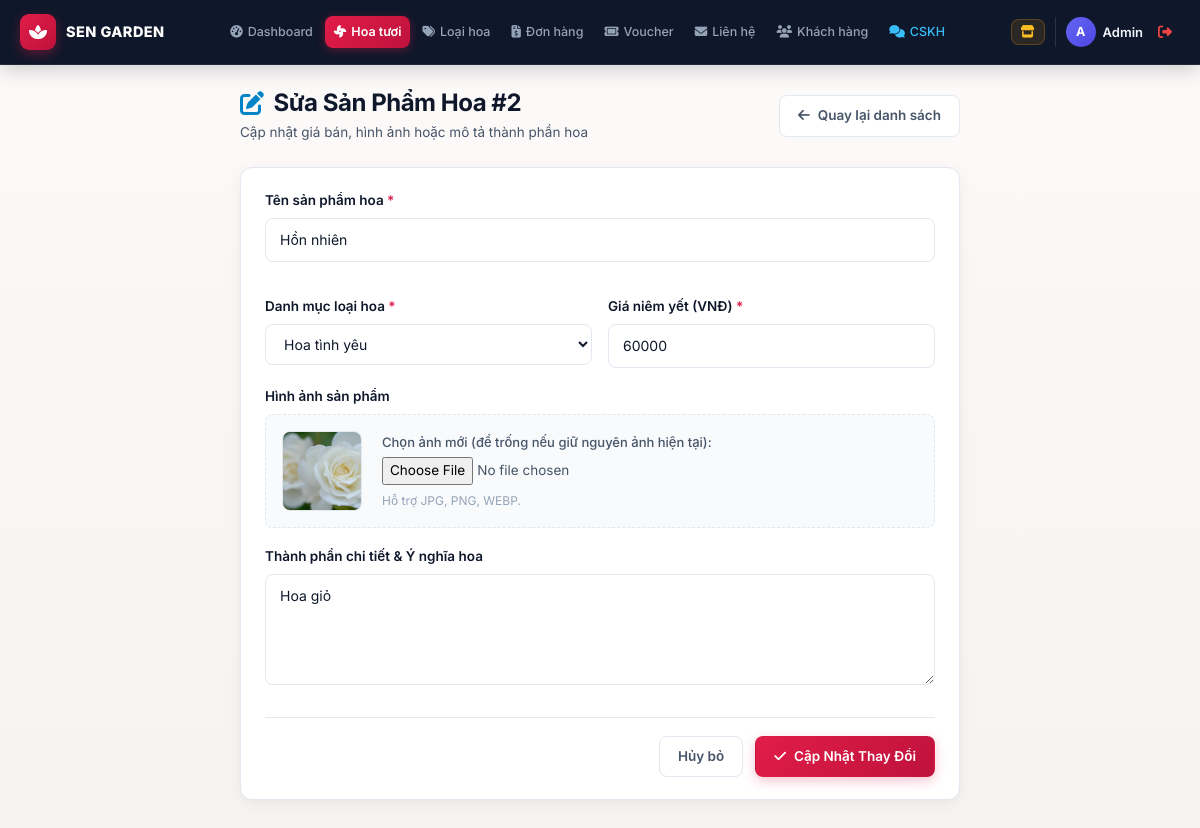
/admin/suahoa.php?MaHoa=2 (signed in), run on the app's committed database.
### tables this page shows
CREATE TABLE `hoa` (
  `MaHoa` int(11) NOT NULL,
  `MaLoai` int(11) NOT NULL,
  `TenHoa` varchar(50) NOT NULL,
  `GiaBan` int(11) NOT NULL,
  `ThanhPhan` varchar(250) NOT NULL,
  `Hinh` varchar(50) NOT NULL
);

CREATE TABLE `loaihoa` (
  `MaLoai` int(11) NOT NULL,
  `TenLoai` varchar(50) NOT NULL
);

### DataProvider.php (called while the page is built, shortened)
<?php
class DataProvider
{
	public static function ExecuteQuery($sql)
	{
		$mysqli = new mysqli(DB_HOST, DB_USER, DB_PASS, DB_NAME) or
			die ("couldn't connect to database");
		$mysqli->query("set names 'utf8mb4'");
		$result = $mysqli->query($sql);
		return $result;
	}
}
?>

### admin/suahoa.php (the view, shortened to what this page needs)
<?php
include_once '../DataProvider.php';
$maHoa = intval($_GET['MaHoa']);
$rsHoa = DataProvider::ExecuteQuery("SELECT * FROM hoa WHERE MaHoa = $maHoa");
$hoa = mysqli_fetch_assoc($rsHoa);
require_once '../includes/header.php';
include_once 'nav.php';
$rsLoai = DataProvider::ExecuteQuery("SELECT * FROM loaihoa ORDER BY TenLoai ASC");
?>
<div class="admin-container" style="max-width: 760px;">
    <div class="admin-page-header">
        <div class="header-left">
            <h2><i class="fa-solid fa-pen-to-square" style="color: #0284c7;"></i> Sửa Sản Phẩm Hoa #<?php echo $hoa['MaHoa']; ?></h2>
            <p>Cập nhật giá bán, hình ảnh hoặc mô tả thành phần hoa</p>
        </div>
        <div class="header-actions">
            <a href="quanlyhoa.php" class="admin-btn admin-btn-outline">
                <i class="fa-solid fa-arrow-left"></i> Quay lại danh sách
            </a>
        </div>
    </div>
    <div class="admin-card">
        <div class="admin-card-body">
            <form method="post" enctype="multipart/form-data">
                <div style="display: grid; grid-template-columns: 1fr 1fr; gap: 16px;">
                    <div class="admin-form-group" style="grid-column: 1 / -1;">
                        <label for="txtTenHoa">Tên sản phẩm hoa <span style="color: #e11d48;">*</span></label>
                        <input type="text" id="txtTenHoa" name="txtTenHoa" class="admin-form-control" value="<?php echo htmlspecialchars($hoa['TenHoa']); ?>" required>
                    </div>
                    <div class="admin-form-group">
                        <label for="cboLoai">Danh mục loại hoa <span style="color: #e11d48;">*</span></label>
                        <select id="cboLoai" name="cboLoai" class="admin-form-control" required>
                            <?php while ($l = mysqli_fetch_assoc($rsLoai)): ?>
                                <option value="<?php echo $l['MaLoai']; ?>" <?php if ($l['MaLoai'] == $hoa['MaLoai']) echo 'selected'; ?>>
                                    <?php echo htmlspecialchars($l['TenLoai']); ?>
                                </option>
                            <?php endwhile; ?>
                        </select>
                    </div>
                    <div class="admin-form-group">
                        <label for="txtGiaBan">Giá niêm yết (VNĐ) <span style="color: #e11d48;">*</span></label>
                        <input type="number" id="txtGiaBan" name="txtGiaBan" class="admin-form-control" value="<?php echo $hoa['GiaBan']; ?>" min="1000" step="1000" required>
                    </div>
                </div>
                <div class="admin-form-group">
                    <label>Hình ảnh sản phẩm</label>
                    <div style="display: flex; gap: 20px; align-items: center; background: #f8fafc; padding: 16px; border-radius: var(--adm-radius-sm); border: 1px dashed var(--adm-border);">
                        <div style="width: 80px; height: 80px; border-radius: 8px; border: 1px solid #e2e8f0; background: #fff; display: flex; align-items: center; justify-content: center; overflow: hidden; flex-shrink: 0;">
                            <img id="image-preview" src="../hoa/<?php echo htmlspecialchars($hoa['Hinh']); ?>" alt="Ảnh hiện tại" style="width: 100%; height: 100%; object-fit: cover;" onerror="this.src='../images/no-image.png'">
                        </div>
                        <div style="flex: 1;">
                            <label style="font-weight: 500; font-size: 13px; color: #475569; display: block; margin-bottom: 5px;">Chọn ảnh mới (để trống nếu giữ nguyên ảnh hiện tại):</label>
                            <input type="file" id="fileHinh" name="fileHinh" accept="image/*" style="font-size: 13.5px; color: #475569;">
                            <p style="margin: 6px 0 0; font-size: 12px; color: #94a3b8;">Hỗ trợ JPG, PNG, WEBP.</p>
                        </div>
                    </div>
                </div>
                <div class="admin-form-group">
                    <label for="txtThanhPhan">Thành phần chi tiết & Ý nghĩa hoa</label>
                    <textarea id="txtThanhPhan" name="txtThanhPhan" rows="4" class="admin-form-control"><?php echo htmlspecialchars($hoa['ThanhPhan']); ?></textarea>
                </div>
                <div style="display: flex; gap: 12px; justify-content: flex-end; margin-top: 24px; padding-top: 18px; border-top: 1px solid var(--adm-border);">
                    <a href="quanlyhoa.php" class="admin-btn admin-btn-outline">Hủy bỏ</a>
                    <button type="submit" name="btnSua" class="admin-btn admin-btn-primary">
                        <i class="fa-solid fa-check"></i> Cập Nhật Thay Đổi
                    </button>
                </div>
            </form>
        </div>
    </div>
</div>
<?php require_once '../includes/footer.php'; ?>

### css/style.css (style rules this page uses)
* { margin: 0; padding: 0; box-sizing: border-box; }
body { font-family: 'Roboto', -apple-system, BlinkMacSystemFont, 'Segoe UI', sans-serif; background: linear-gradient(180deg, #fdfbfb 0%, #faf6f5 35%, #f5f3f2 100%); color: #334155; line-height: 1.6; min-height: 100vh; }
a { text-decoration: none; color: inherit; }

### admin/admin.css (style rules this page uses)
:root { --adm-bg: #f8fafc; --adm-card-bg: #ffffff; --adm-border: #e2e8f0; --adm-border-hover: #cbd5e1; --adm-primary: #e11d48; --adm-primary-gradient: linear-gradient(135deg, #e11d48 0%, #be123c 100%); --adm-primary-light: #fff1f2; --adm-secondary: #0ea5e9; --adm-success: #10b981; --adm-success-light: #ecfdf5; --adm-warning: #f59e0b; --adm-warning-light: #fffbeb; --adm-danger: #ef4444; --adm-danger-light: #fef2f2; --adm-info: #6366f1; --adm-info-light: #eef2ff; --adm-text: #0f172a; --adm-text-sub: #475569; --adm-text-muted: #94a3b8; --adm-shadow: 0 4px 20px -2px rgba(15, 23, 42, 0.05), 0 2px 6px -1px rgba(15, 23, 42, 0.03); --adm-shadow-md: 0 10px 25px -5px rgba(15, 23, 42, 0.08), 0 8px 10px -6px rgba(15, 23, 42, 0.03); --adm-shadow-lg: 0 20px 30px -10px rgba(15, 23, 42, 0.12); --adm-radius: 12px; --adm-radius-sm: 8px; --adm-radius-lg: 16px; --adm-transition: all 0.22s cubic-bezier(0.4, 0, 0.2, 1); }
body { background-color: var(--adm-bg) !important; color: var(--adm-text); font-family: 'Inter', -apple-system, BlinkMacSystemFont, "Segoe UI", Roboto, Helvetica, Arial, sans-serif; -webkit-font-smoothing: antialiased; overflow-x: hidden; }
.admin-container { max-width: 1280px; margin: 0 auto; padding: 24px 20px 60px; }
.admin-page-header { display: flex; justify-content: space-between; align-items: center; flex-wrap: wrap; gap: 16px; margin-bottom: 24px; }
.admin-page-header .header-left h1, .admin-page-header .header-left h2 { margin: 0; font-size: 24px; font-weight: 700; color: var(--adm-text); letter-spacing: -0.02em; display: flex; align-items: center; gap: 10px; }
.admin-page-header .header-left p { margin: 4px 0 0; font-size: 13.5px; color: var(--adm-text-sub); }
.admin-page-header .header-actions { display: flex; gap: 10px; align-items: center; }
.admin-card { background: var(--adm-card-bg); border: 1px solid var(--adm-border); border-radius: var(--adm-radius); box-shadow: var(--adm-shadow); transition: var(--adm-transition); margin-bottom: 24px; overflow: hidden; }
.admin-card-body { padding: 22px 24px; }
.admin-btn { display: inline-flex; align-items: center; justify-content: center; gap: 8px; padding: 9px 18px; border-radius: var(--adm-radius-sm); font-size: 13.5px; font-weight: 600; text-decoration: none; border: 1px solid transparent; cursor: pointer; transition: var(--adm-transition); white-space: nowrap; }
.admin-btn-primary { background: var(--adm-primary-gradient); color: #ffffff !important; box-shadow: 0 4px 12px rgba(225, 29, 72, 0.25); }
.admin-btn-outline { background: #ffffff; border-color: var(--adm-border); color: var(--adm-text-sub) !important; }
.admin-form-group { margin-bottom: 18px; }
.admin-form-group label { display: block; margin-bottom: 6px; font-weight: 600; font-size: 13.5px; color: var(--adm-text); }
.admin-form-control { width: 100%; padding: 10px 14px; border: 1px solid var(--adm-border); border-radius: var(--adm-radius-sm); font-size: 14px; background: #ffffff; color: var(--adm-text); outline: none; box-sizing: border-box; transition: var(--adm-transition); }

### data on the page
hoa: MaHoa "2", txtTenHoa "Hồn nhiên", cboLoai "Hoa tình yêu", txtGiaBan "60000", Hinh (picture), txtThanhPhan "Hoa giỏ"

### other printed values
mb_substr($adminDisplayName, 0, 1, 'UTF-8') "A"
$adminDisplayName "Admin"
